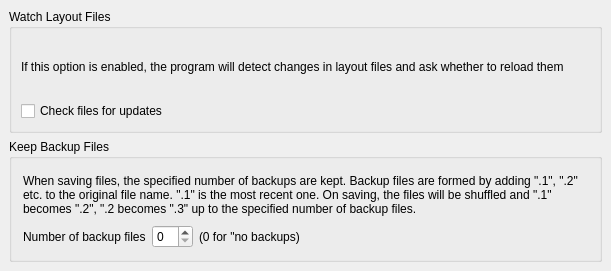
<?xml version="1.0" encoding="UTF-8"?>
<ui version="4.0">
 <class>MainConfigPage7</class>
 <widget class="QFrame" name="MainConfigPage7">
  <property name="geometry">
   <rect>
    <x>0</x>
    <y>0</y>
    <width>611</width>
    <height>271</height>
   </rect>
  </property>
  <property name="windowTitle">
   <string>Application Settings</string>
  </property>
  <layout class="QVBoxLayout">
   <property name="spacing">
    <number>6</number>
   </property>
   <property name="leftMargin">
    <number>9</number>
   </property>
   <property name="topMargin">
    <number>9</number>
   </property>
   <property name="rightMargin">
    <number>9</number>
   </property>
   <property name="bottomMargin">
    <number>9</number>
   </property>
   <item>
    <widget class="QGroupBox" name="groupBox">
     <property name="title">
      <string>Watch Layout Files</string>
     </property>
     <layout class="QGridLayout" name="gridLayout">
      <property name="leftMargin">
       <number>9</number>
      </property>
      <property name="topMargin">
       <number>9</number>
      </property>
      <property name="rightMargin">
       <number>9</number>
      </property>
      <property name="bottomMargin">
       <number>9</number>
      </property>
      <item row="1" column="0" colspan="2">
       <widget class="QCheckBox" name="check_for_updates">
        <property name="text">
         <string>Check files for updates</string>
        </property>
       </widget>
      </item>
      <item row="0" column="0" colspan="2">
       <widget class="QLabel" name="label">
        <property name="text">
         <string>If this option is enabled, the program will detect changes in layout files and ask whether to reload them</string>
        </property>
        <property name="wordWrap">
         <bool>true</bool>
        </property>
       </widget>
      </item>
     </layout>
    </widget>
   </item>
   <item>
    <widget class="QGroupBox" name="groupBox_2">
     <property name="title">
      <string>Keep Backup Files</string>
     </property>
     <layout class="QGridLayout" name="gridLayout_2">
      <item row="0" column="0" colspan="4">
       <widget class="QLabel" name="label_3">
        <property name="text">
         <string>When saving files, the specified number of backups are kept. Backup files are formed by adding &quot;.1&quot;, &quot;.2&quot; etc. to the original file name. &quot;.1&quot; is the most recent one. On saving, the files will be shuffled and &quot;.1&quot; becomes &quot;.2&quot;, &quot;.2 becomes &quot;.3&quot; up to the specified number of backup files.</string>
        </property>
        <property name="wordWrap">
         <bool>true</bool>
        </property>
       </widget>
      </item>
      <item row="1" column="3">
       <spacer name="horizontalSpacer">
        <property name="orientation">
         <enum>Qt::Horizontal</enum>
        </property>
        <property name="sizeHint" stdset="0">
         <size>
          <width>252</width>
          <height>20</height>
         </size>
        </property>
       </spacer>
      </item>
      <item row="1" column="0">
       <widget class="QLabel" name="label_2">
        <property name="text">
         <string>Number of backup files</string>
        </property>
       </widget>
      </item>
      <item row="1" column="1">
       <widget class="QSpinBox" name="keep_backups"/>
      </item>
      <item row="1" column="2">
       <widget class="QLabel" name="label_4">
        <property name="text">
         <string>(0 for &quot;no backups)</string>
        </property>
       </widget>
      </item>
     </layout>
    </widget>
   </item>
  </layout>
 </widget>
 <layoutdefault spacing="6" margin="11"/>
 <resources/>
 <connections/>
</ui>
